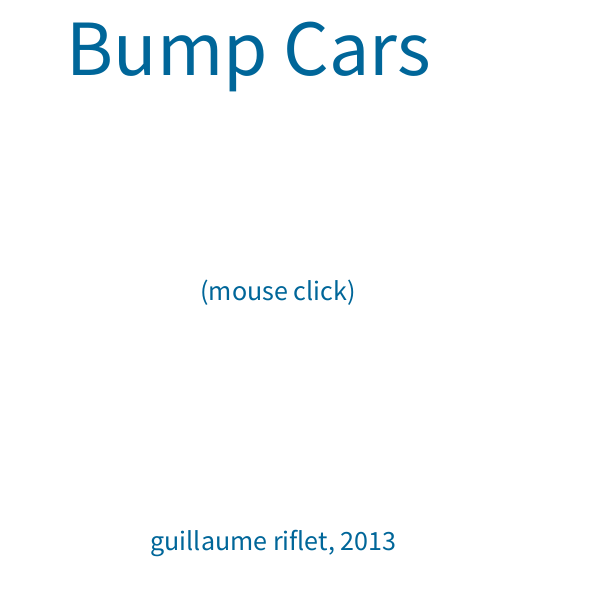
Frame 1 (no input)
Frame 60 (the mouse pressed at the canvas centre just before this capture): identical to frame 1, image omitted
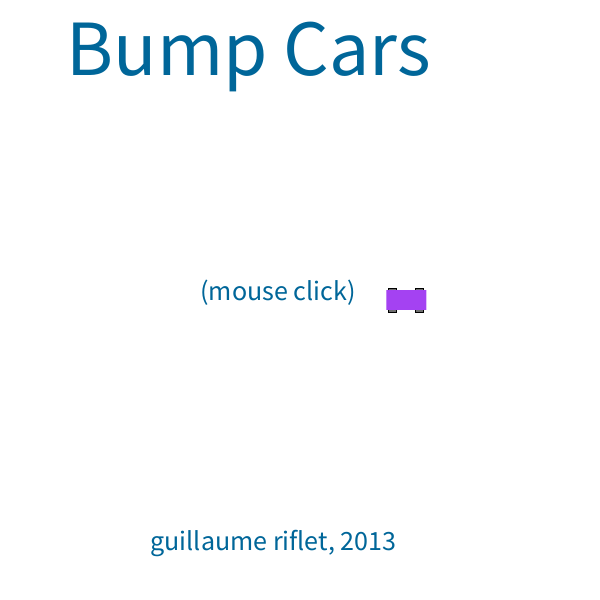
Frame 120 (the mouse held since frame 60 and released just before this capture)

The Processing sketch that drew these frames (run headless with seeded random() and noise(); from frame 60 on, the mouse is pressed at the canvas centre):

// Processing sketch: processing_91942
// ── processing_91942.pde

ArrayList carFleet;
ArrayList explosions;

void setup() {
  size(600, 600);
  carFleet = new ArrayList();
  explosions = new ArrayList();
}

//Move cars around
void draw() {
  Car car1, car2;
  Explosion exp;
  int i, j;
  float energy;
  background(255);
  makeTitle("Bump Cars");
  //interact
  for (i=0; i < carFleet.size(); i++) {
    car1 = (Car) carFleet.get(i);
    for (j=0; j < i; j++) {
      car2 = (Car) carFleet.get(j);
      if (crash(car1, car2)) {
        energy = collide(car1, car2);
        twoCarDisjoint(car1, car2);
        explosions.add(explosion(car1, car2, energy));        
      }
    }
  }
  //move cars
  for (i=0; i < carFleet.size(); i++) {
    car1 = (Car) carFleet.get(i);
    car1.drive();
  }
  //draw cars and explosions
  for (i=0; i < carFleet.size(); i++) {
    car1 = (Car) carFleet.get(i);
    car1.display();
  }
  for (j=0; j < explosions.size(); j++) {
    exp = (Explosion) explosions.get(j);
    exp.display();
  }
  //clean explosions
  for (j=0; j < explosions.size(); j++) {
    exp = (Explosion) explosions.get(j);
    if ( exp.getTimer() >= exp.getDuration() ){
      explosions.remove(j);
    }
  }
}

//On mouse press add car if empty. Otherwise remove car(s).
void mousePressed() {
  boolean removed = false;
  for (int i=0; i < carFleet.size(); i++) {
    Car car = (Car) carFleet.get(i);
    if (car.isHere(mouseX, mouseY)) {
      carFleet.remove(i);
      removed = true;
    }
  }
  if (!removed) {
    carFleet.add(genCar(mouseX, mouseY));
  }
}

//Create a new car at position (x,y) with random color and speed.
Car genCar(int x, int y) {
  int r = int(random(255));
  int g = int(random(255));
  int b = int(random(255));
  float m = random(900, 1400);
  float v = random(.4, 2.);
  float[] p = {x, y};
  return new Car(color(r, g, b), m, p, v);
}

Explosion explosion(Car car1, Car car2, float energy) {    
  boolean translationX = false;
  boolean translationY = false;
  float[] p1 = car1.getPos(); 
  float[] p2 = car2.getPos(); 
    
  /* ------Begin ----
  To accurately determine
  a two-car explosion centre
  in a cyclic boundary canvas,
  a half-width translation may
  be required.
  */
  if (abs(p2[0] - p1[0]) > width/2) { 
    translationX = !translationX;
    
    p2[0] = (p2[0] + width/2)%width;
    p1[0] = (p1[0] + width/2)%width; 
  }
  if (abs(p2[1] - p1[1]) > height/2) { 
    translationY = true;
    p2[1] = (p2[1] + height/2)%height;
    p1[1] = (p1[1] + height/2)%height; 
  }
  /* ---- end -----*/
  
  float[] newPos = {(p1[0] + p2[0])/2, (p1[1] + p2[1])/2};
  
  /* ----- begin ----
  Revert the half-width translation.
  */
  if (translationX) { newPos[0] = (newPos[0] + width/2)%width; }
  if (translationY) { newPos[1] = (newPos[1] + height/2)%height; }
  /* ----- end ----- */

 //Explosion size should be a function of cars energy difference.
  energy = energy/17; 
  float[] newSize = {energy, 2*energy};
  
  return new Explosion(newSize, newPos);
/*
  stroke(0);
  fill(color(255,0,0)); //Red explosion
  ellipse(x,y,30,30);
*/
}

 //Do these cars crash?
 boolean crash(Car car1, Car car2){
   boolean crash = false;
   float[] p1 = car1.getPos();
   float[] s1 = car1.getSize();
   float[] p2 = car2.getPos();
   float[] s2 = car2.getSize();
   float[] d = new float[2];
   float[] l = new float[2];
   d[0] = abs(p1[0] - p2[0]);
   if (d[0] > 1.2*width/2) { d[0] = width - d[0]; }
   d[1] = abs(p1[1] - p1[1]);
   l[0] = (s1[0] + s2[0])/2;
   l[1] = (s1[1] + s2[1])/2;
   if (l[0] >= d[0]){
     if (l[1] >= d[1]) {
       crash = true;
       print("Crash: dx " + d[0] + ", dy " + d[1] + ", lx " + l[0] + ", ly " + l[1] + ".\n");
     }
   }
   return crash;
 } 
 
 // Collide cars and resolve the kinematics:
 float collide(Car car1, Car car2){
 /*
  Let us consider two objects with respective 
  masses and velocities given by (m,M) and (v,V).
  Pre-collision velocities are annotated with a subscripted i
  and post-collisions are subscripted with f.
  Let us define the velocity variations post-collision:
  dV = Vf - Vi
  dv = vf - vi
  Applying momentum and kinetic energy conservation laws:
  M*Vi + m*vi = M*Vf + m*vf
  M*Vf^2 + m*vi^2 = M*Vf^2 + m*vf^2
  A little algebra yields:
  dv = 2/(m/M+1)*(Vi-vi)
  dV = 2/(M/m+1)*(vi-Vi)
  and the final velocities are:
  Vf = Vi + dV
  vf = vi + dv 
 */
  float m1 = car1.getMass();
  float v1 = car1.getVelX();
  float m2 = car2.getMass();
  float v2 = car2.getVelX();
  float[] dV = {2/(m1/m2+1)*(v2-v1), 2/(m2/m1+1)*(v1-v2)};
  car1.accel(dV[0]);
  car2.accel(dV[1]);
  float energy = (m1/2*dV[0]*dV[0] + m2/2*dV[1]*dV[1])/2;
  return energy; 
}
 
void twoCarDisjoint(Car one, Car two) {
/*
  Correct positions to avoid overlapped cars
*/
    float[] p1 = one.getPos();
    float[] s1 = one.getSize();
    float[] p2 = two.getPos();
    float[] s2 = two.getSize();
    float[] newP2 = new float[2];
    if ( p2[0] - p1[0] > 0){
      newP2[0] = p1[0]+(s1[0]+s2[0])/2;
    } else {
      newP2[0] = p1[0]-(s1[0]+s2[0])/2;
    }
    newP2[1] = p2[1];
    two.setPos(newP2);
}

void makeTitle(String title) {
  textSize(80);
  fill(0, 102, 153);
  text(title, width/9, height/8);
  //Instructions
  textSize(28);
  text("(mouse click)", width/3, height/2);
  //Credits
  text("guillaume riflet, 2013 ", width/4, height*11/12);
}

class Car {
  
  //properties
  private color paint; 
  private float mass;
  private float[] pos = new float[2];
  private float[] vel = new float[2];
  private float[] sizec = new float[2];
  private float[] domain = new float[2];
  
  //constructor
  Car(color inC, float inM, float[] inP, float inVx){
    paint = inC;
    mass = inM; 
    pos[0] = inP[0];
    pos[1] = inP[1];
    vel[0] = inVx;
    vel[1] = 0;
    sizec[0] = 40; 
    sizec[1] = 20;
    domain[0] = float(width); domain[1] = float(height);
  }
  
  //Sets and Gets
  color getPaint(){ return paint; }
  void setPaint(color c) { this.paint = c; }
  float getMass(){ return mass; }
  void setMass(float m) { this.mass = m; }
  float[] getPos() { return pos; }
  void setPos(float[] p) { this.pos[0] = p[0]; this.pos[1] = p[1]; }  
  float[] getVel() { return vel; }
  void setVel(float[] v) { this.vel[0] = v[0]; this.vel[1] = v[1]; }
  float[] getSize() { return sizec; }
  void setSize(float[] s) { this.sizec[0] = s[0]; this.sizec[1] = s[1]; }
  float getVelX() { return vel[0]; }
    
  //methods
  void display() {
    rectMode(CENTER);
    //draw wheels
    stroke(0);
    fill(110); //tire color;
    rect(pos[0]+sizec[0]/3,pos[1]+sizec[1]/2,sizec[0]/5,sizec[1]/5); //fl wheel
    rect(pos[0]+sizec[0]/3,pos[1]-sizec[1]/2,sizec[0]/5,sizec[1]/5); //fr wheel
    rect(pos[0]-sizec[0]/3,pos[1]+sizec[1]/2,sizec[0]/5,sizec[1]/5); //bl wheel
    rect(pos[0]-sizec[0]/3,pos[1]-sizec[1]/2,sizec[0]/5,sizec[1]/5); //br wheel
    //draw car chassis
    noStroke();
    fill(paint); //car paint color
    rect(pos[0],pos[1],sizec[0],sizec[1]); //chassis
  }
    
  void accel(float accelX){
    vel[0] = vel[0] + accelX;
  }
  
  void drive() {
    add(vel[0]);
  }
  
  float add(float vector){
    pos[0] = (pos[0] + vector + width)%width;
    return pos[0];
  }
 
  //is the car located at these coordinates? 
  boolean isHere(int pX, int pY) {
    boolean b = false;
    float dx = abs(pos[0] - pX);
//    if (dx > width/2) { dx = width - dx; }
    float dy = abs(pos[1] - pY);
    if (dx <= sizec[0]/2) {
      if (dy <= sizec[1]/2) {
        b = true;
      }
    }
    return b;
  }
  
}

class Explosion {
  
  //Properties
  private float[] sizex = new float[2];
  private float[] pos = new float[2];
  private float[] domain = new float[2];
  private int timer;
  private int duration;
  
  //Constructor
  Explosion(float[] inS, float[] inP) {
    sizex[0] = inS[0];
    sizex[1] = inS[1];
    pos[0] = inP[0];
    pos[1] = inP[1];
    domain[0] = float(width); 
    domain[1] = float(height);
    //sets the timer to zero
    timer = 0;
    //Computes duration of explosion
    duration = 20;
  }
  
  //Gets and Sets
  float[] getSizex(){ return sizex; }
  void setSizex(float[] inS) { this.sizex[0] = inS[0]; this.sizex[1] = inS[1]; }
  float[] getPos(){ return pos; }
  void setPos(float[] inP) { this.pos[0] = inP[0]; this.pos[1] = inP[1]; }
  long getTimer() { return timer; }
  long getDuration() { return duration; }
  
  //Methods
  void display(){
    updateSize();
    stroke(0);
    fill(color(255,0,0)); //Red explosion
    ellipse(pos[0],pos[1],sizex[0],sizex[1]);    
    timer++; //increment timer
  }
  
  void updateSize(){ 
    float reductor = float(duration - timer)/float(duration);
    sizex[0] = sizex[0]*reductor;
    sizex[1] = sizex[1]*reductor;
  }

}
